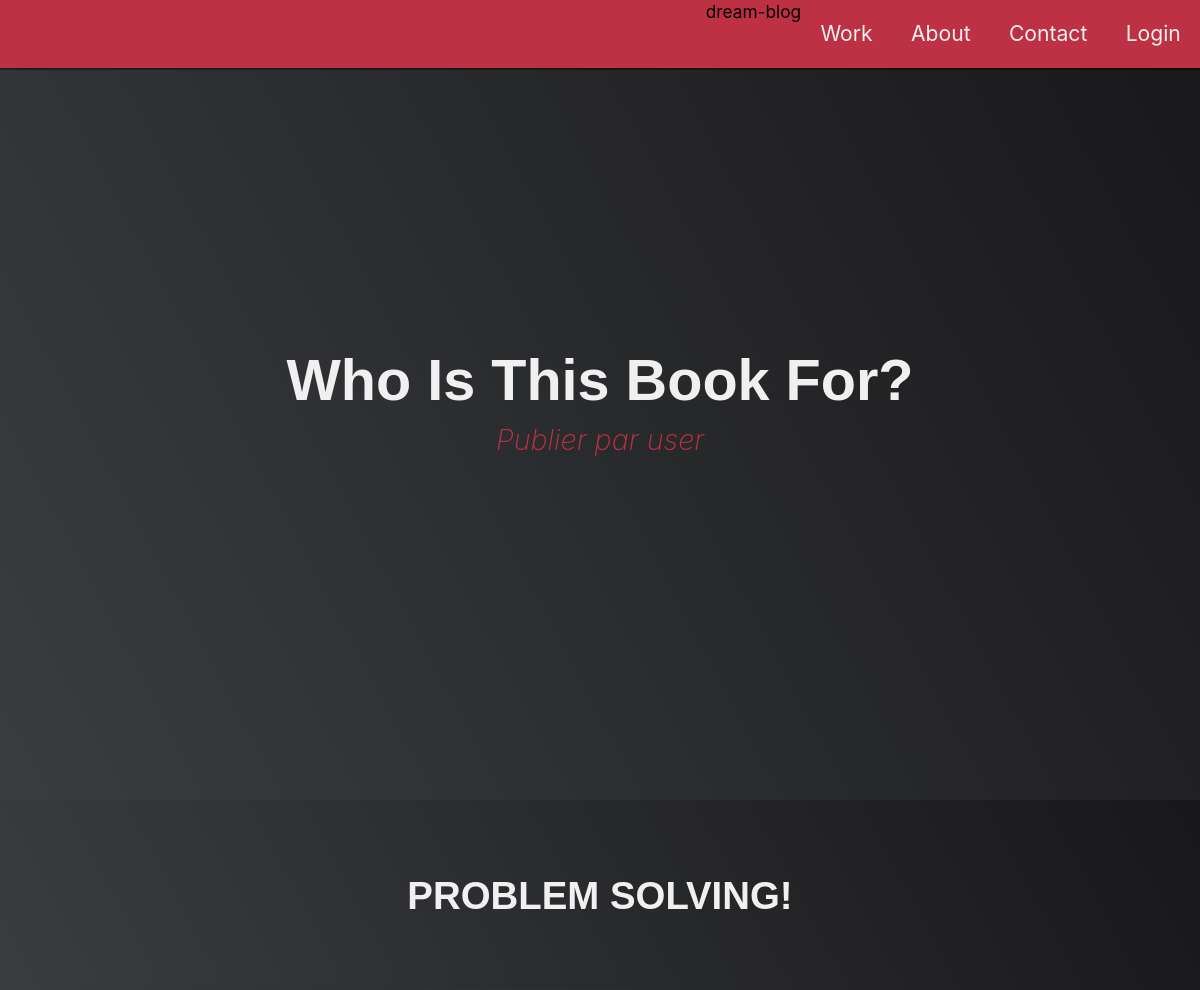
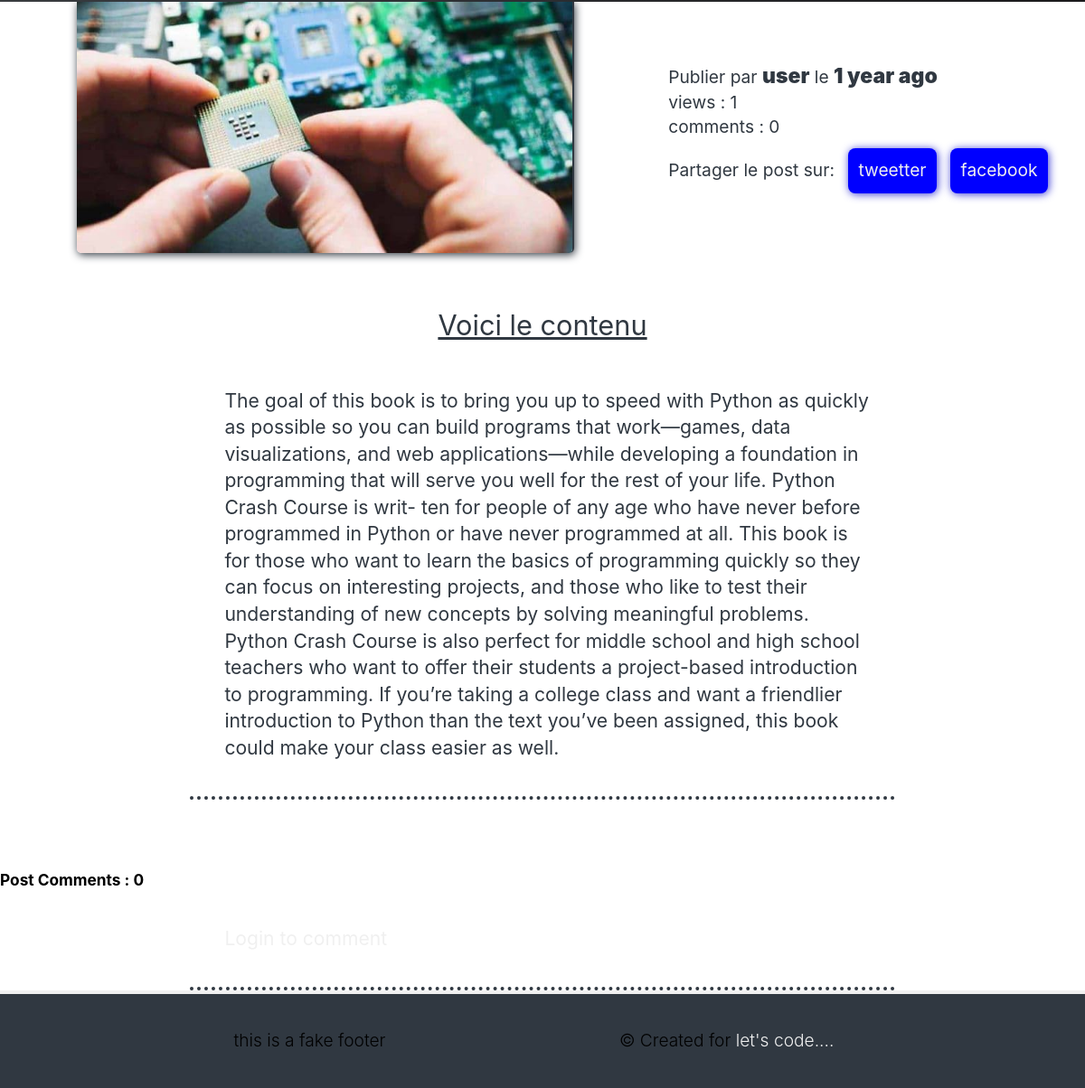
The page /post/8/ on the database its author committed (2 pictures, top to bottom).
### post/models.py (models this page shows, shortened)
class Post(models.Model):
    title = models.CharField(max_length=100)
    overview = models.TextField(default ='')
    timestamp = models.DateTimeField(auto_now_add=True)
    mod_date = models.DateTimeField(auto_now = True)
    content = models.TextField()
    author = models.ForeignKey(Author, on_delete=models.CASCADE)
    thumbnail = models.ImageField()
    category = models.ManyToManyField(Category)
    featured = models.BooleanField()
    previous_post = models.ForeignKey(
        'self', related_name='previous', on_delete=models.SET_NULL, blank=True, null=True)
    next_post = models.ForeignKey(
        'self', related_name='next', on_delete=models.SET_NULL, blank=True, null=True)
    def get_absolute_url(self):
        return reverse('post-detail', kwargs={
            'id': self.pk
        })
    @property
    def get_comments(self):
        return self.comments.all().order_by('-timestamp')
    @property
    def comment_count(self):
        return Comment.objects.filter(post=self).count()
    @property
    def view_count(self):
        return PostView.objects.filter(post=self).count()

class Author(models.Model):
    user = models.OneToOneField(User, on_delete=models.CASCADE)
    profile_picture = models.ImageField()

### post/views.py (the view, shortened to what this page needs)
# urls.py: path('post/<int:id>/', views.post_detail, name = 'post-detail'),
def post_detail(request, id):
    category_count = get_category_count()
    most_recent = Post.objects.order_by('-timestamp')[:3]
    post = get_object_or_404(Post, id=id)
    create = post.timestamp
    modifi = post.mod_date
    if request.user.is_authenticated:
        PostView.objects.get_or_create(user=request.user, post=post)
    form = CommentForm(request.POST or None)
    context = {
        'post': post,
        'most_recent': most_recent,
        'category_count': category_count,
        'form': form,
        'create':create,
        'modifi':modifi,
    }
    return render(request, 'post/post_detail.html', context)

### post/views.py (called while the page is built)
def get_category_count():
    queryset = Post \
        .objects \
        .values('category__title') \
        .annotate(Count('category__title'))
    return queryset

### post/templates/post/post_detail.html (shortened to what this page needs)
{% extends 'post/base.html' %}
{% load static %}
{% block content %}
<main>
    <article>
        <h1 class="post-title">{{post.overview|truncatewords:6}}  </h1>
        <div class="detail-section">
            <img
                class="post-image"
                src="{{post.thumbnail.url}}"
                alt=""
            >
            <div class="post-detail">
                <p>Publier par
                <span class="post-auteur">{{post.author.user.username}}</span>
                le <span class="post-date-creation">{{post.timestamp|timesince}} ago
                <p><span>views : {{post.view_count}}</span> <br>
                    <span>comments : {{post.comment_count}}</span>
                </p>
                </p>
                <p class="post-button">Partager le post sur:
                    <a href="#" class="btn-post post-partage">tweetter</a>
                    <a href="#" class="btn-post post-partage">facebook</a>
                </p>
            </div>
        </div>
        <div class="contenu">
            <p class="post-contenu-section">Voici le contenu</p>
            <p class="post-contenu">{{post.content |safe}}</p>
        </div>
    </article>
</main>
<div class="post-comment">
    <h4>Post Comments : <span class="nbr-comments">{{post.comments.count}}</span></h4>
</div>
<section class="post-contenu">
    {% if request.user.is_authenticated %}
    <header>
        <h3>Laisser un commentaire</h3>
    </header>
    <form action="{% url 'post-detail' post.id %}" method="POST">
        {% csrf_token %}
        {{form.as_p}}
        <button type="submit">Commenter </button>
    </form>
    {% else %}
        <a href="#login"> Login to comment</a>
    {% endif %}
</section>
{% endblock content %}

### post/templates/post/header.html
{% block content %}
{% if request.path == post.get_absolute_url %}
    <header id="welcome-section" class="welcome-section">
        <h1>{{post.title}}</h1>
        <p>Publier par {{post.author.user.username}} </p>
    </header>
{% elif request.path == '/create/' %}
    <header id="welcome-section" class="welcome-section">
        <h1>Happy to create a new post!</h1>
        <p>{{request.user.username}} </p>
    </header>
{% elif request.path == post.get_update_url %}
    <header id="welcome-section" class="welcome-section">
        <h1>Update of {{post.title}}</h1>
        <p>by {{request.user.username}} </p>
    </header>
{% else %}
    <header id="welcome-section" class="welcome-section">
        <h1>Hey I am Patrice</h1>
        <p>a web developer</p>
    </header>
    {% endif %}
{% endblock content %}

### post/static/post/css/base.css (style rules this page uses)
:root { --main-white: #f0f0f0; --main-red: #be3144; --main-blue: #45567d; --main-gray: #303841; }
* { margin: 0; padding: 0; }
*, *::before, *::after { box-sizing: inherit; }
html { box-sizing: border-box; font-size: 62.5%; scroll-behavior: smooth; }
@media (max-width: 75em) { html { font-size: 60%; } }
body { font-family: -apple-system, BlinkMacSystemFont, 'Segoe UI', Roboto, Oxygen, Ubuntu, Cantarell, 'Open Sans', 'Helvetica Neue', sans-serif; font-size: 1.8rem; font-weight: 400; line-height: 1.4; }
h1, h2 { font-family: 'Raleway', sans-serif; font-weight: 700; text-align: center; }
h1 { font-size: 6rem; }
a { text-decoration: none; color: var(--main-white); }
img { display: block; width: 100%; height: auto; }

### post/static/post/css/header.css (style rules this page uses)
.welcome-section { display: flex; flex-direction: column; justify-content: center; align-items: center; width: 100%; height: 100vh; background-color:#000; background-image: linear-gradient(62deg, #3a3d40 0%, #181719 100%); }
.welcome-section > h1 { color: var(--main-white); }
.welcome-section > p { font-size: 3rem; font-weight: 200; font-style: italic; color: var(--main-red); }

### post/static/post/css/detail.css (style rules this page uses)
article { color: var(--main-gray); }
p { font-size: 2rem; }
.post-title { font-size: 4rem; height: 20rem; width: 100%; padding: 0rem 7rem 0rem 7rem; background-color: var(--main-gray); background-image: linear-gradient(62deg, #3a3d40 0%, #181719 100%); display: flex; color: var(--main-white); text-transform: uppercase; align-items: center; justify-content: center; }
.post-image { width: 100%; max-width: 550px ; height: auto; margin: 0 auto; max-height: 600px; border-right: 2px solid var(--main-gray); border-radius: 0px 0px 5px 5px; box-shadow: 1px 2px 10px var(--main-gray), 0px 0px 0px var(--main-white); }
.detail-section { display: grid; grid-template-columns: 1fr 40%; }
.post-detail { display: flex; flex-direction: column; justify-content: center; margin: 2rem; }
.post-auteur, .post-date-creation, .post-date-modification { font-size: 2.4rem; font-weight: 900; }
.btn-post { display: inline-block; padding: 1.2rem 1.2rem; margin: 1rem 0rem 0rem 1rem; text-align: center; border-radius: 8px; }
.post-partage { background-color: #0000ff; box-shadow: 1px 1px 10px #3939d6; color: var(--main-white); }
.contenu { display: flex; flex-direction: column; justify-content: center; }
.post-contenu-section { display: block; margin: 2rem auto; text-align: center !important; font-size: 3.2rem; text-decoration:underline ; }
.post-contenu { padding: 4rem 2rem 4rem 4rem; border-bottom: 4px dotted var(--main-gray); }
@media (min-width:60.25em) { .post-contenu { width: 100%; max-width: 780px; display: block; margin: auto; font-size: 2.2rem; } }
@media (min-width:60.25em) { .post-contenu-section { display: block; margin:6rem auto 1rem auto; } }
@media (min-width:60.25em) { .contenu { padding-bottom: 8rem; } }

### rows shown on the page
Post: title "Who Is This Book For?", author.user.username "user", overview "PROBLEM SOLVING!", thumbnail (picture), timestamp "1 year", view_count "1", comment_count "0", content "The goal of this book is to bring you up to speed with Python as quickly as possible so you can build programs that work—games, data visualizations, and web applications—while developing a foundation in programming that will serve you well for the rest of your life. Python Crash Course is writ- ten for people of any age who have never before programmed in Python or have never programmed at all. This book is for those who want to learn the basics of programming quickly so they can focus on interesting projects, and those who like to test their understanding of new concepts by solving meaningful problems. Python Crash Course is also perfect for middle school and high school teachers who want…", comments.count "0"
